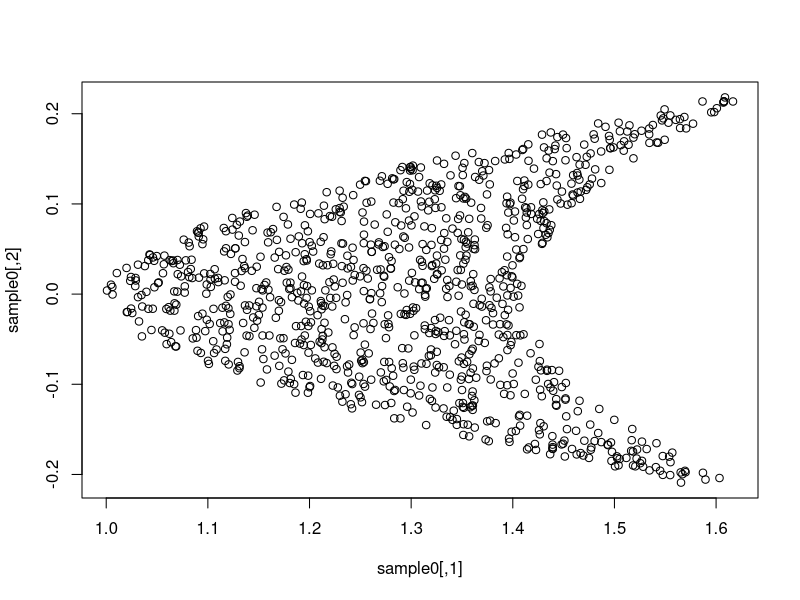

Here is the R script that generated this plot:
library(abind)

# initial sampling on the hypercube
unrestricted = function(N, range) { # initial sample on the hypercube
  D = nrow(range)
  samp = NULL
  for (d in 1:D) samp = cbind(samp, runif(N, range[d,1], range[d,2]))
  return(samp)
}

# log-posterior / equivalent to the constraint if a uniform sample is drawn
logpost = function(sample, nu_t) { 
  term = constraint(sample)
  return(sum(pnorm(- term / nu_t, log = T)))
}

# sampling at each time step
Gibbs = function(x, q, d, a, nu_t, lpdent = lpdent) { 
  delta = rnorm(1,0,q[d])
  newx = x
  newx[d] = newx[d] + delta
  lpnum = logpost(newx, nu_t)
  ratio = lpnum - lpdent
  prob = min(1, exp(ratio))
  u = runif(1)
  if (u <= prob) {
    x = newx
    lpdent = lpnum
    a = a + 1
  }
  return(list(x = x, a = a, lpdent = lpdent))
}

# adaptive specification of the constraint parameter
adapt_seq = function(nu, nu0, t, N, sample, Wt) { 
  wt = c()
  for (i in 1:N) {
    term = constraint(sample[i,])
    cons1 = sum(pnorm(- term / nu, log = T))
    cons2 = sum(pnorm(- term / nu0, log = T))
    wt[i] = cons1 - cons2
  }
  Wt = Wt * exp(wt)
  Wt = Wt / sum(Wt)
  ESS = ifelse(sum(is.na(Wt)) == N, 0, 1 / sum(Wt ^ 2))
  return(ESS - (N / 2))
}

# main function: sampling from a constraint set
SCMC = function(N=1000, M=10, L=25, nuseq_T= 1e-3, lower=c(-1,-1), upper=c(1,1), qt = 1) {
  rge = cbind(lower,upper)
  D = nrow(rge)
  t = 1
  ESS = NULL
  nuseq = c(Inf)
  b = seq(1.5,.1,length = L)
  nuseq_0 = c(Inf, b^7)
  a = array(0,dim=c(L, D))
  samplet = array(dim=c(N, 1, D))
  lpdent = array(dim=c(N, 1))
  Wt = array(dim=c(N, 1))
  samplet[,1,] = unrestricted(N, range=rge)
  for (i in 1:N) lpdent[i, 1] = logpost(samplet[i, t,], nuseq[t])
  Wt[,1] = rep(1 / N, N)
  repeat {
    t = t+1
    newsample = samplet[, t-1,]
    newlpdent = lpdent[, t- 1]
    newWt = Wt[, t - 1]
    nuseq[t] = ifelse(adapt_seq(nu = nuseq_T, nu0 = nuseq[t-1], t = t, N = N, sample = newsample, Wt = newWt) > 0, nuseq_T, uniroot(adapt_seq, interval = c(ifelse(t < 3, min(.1, nuseq_0[t]), nuseq_T), ifelse(t != 2, nuseq[t-1], 1e5)), nu0 = nuseq[t-1], t = t, N = N, sample = newsample, Wt = newWt)$root)
    wt = c()
    for (i in 1:N) {
      term = constraint(newsample[i,])
      constraint1 = sum(pnorm(- term / nuseq[t], log = T)) 
      constraint2 = sum(pnorm(- term / nuseq[t-1], log = T))
      wt[i] = constraint1 - constraint2
    }
    newWt = newWt * exp(wt)
    newWt = newWt / sum(newWt)
    ESS[t] = 1 / sum(newWt ^ 2)
    index = sample(1:N, N, prob = newWt, replace = T)
    newsample = newsample[index,] 
    newlpdent = newlpdent[index]
    newWt = rep(1/N, N)
    q = apply(newsample, 2, sd) * qt
    a = abind(a, rep(0, D), along = 1)
    for(j in 1:M) {
      for (i in 1:N) {
        for (d in 1:D) {
          out = Gibbs(newsample[i,], q, d, a[t, d], nuseq[t], lpdent = newlpdent[i])
          newsample[i,] = out$x
          a[t,d] = out$a
          newlpdent[i] = out$lpdent
        }
      }
    }
    samplet = abind(samplet, newsample, along = 2)
    lpdent = abind(lpdent,newlpdent,along = 2)
    Wt = abind(Wt, newWt, along = 2)
    if (nuseq[t] <= nuseq_T) break
  }
  t_final = t
  sample = samplet[, t_final,]
  return(sample)
}

# constrained set example 1
crecsent = function(sample) { 
  out = c(sample[1] - sqrt(14 * sample[2] ^ 2 + 2), - (sample[1] - sqrt(33*sample[2] ^ 2 + 1)))
  return(out)
}

constraint = crecsent
l=c(-1,-1)
u=c(1,1)
sample0 = SCMC(N=1000, M=10, L=25, nuseq_T= 1e-3, lower=l, upper=u, qt = 1)
plot(sample0)

# constrained set example 2
mixture = function(sample, l = c(.4,.1,.1,.03), u = c(.6, .47, .47, .08)) {
  return(c(abs(sum(sample) - 1), l - sample, sample - u))
}

constraint=mixture
epsilon=1e-3
l=c(.4,.1,.1,.03) - 1e-3
u=c(.6,.47,.47,.08) + 1e-3
sample0 = SCMC( N=1000, M=10, L=25, nuseq_T= 1e-3, lower=l, upper=u, qt = 1)

